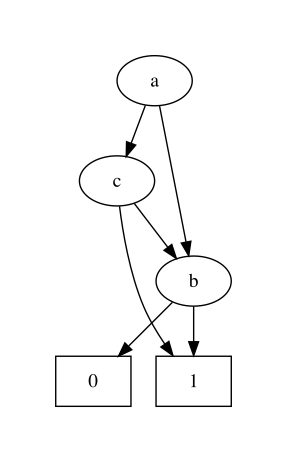

Here is the Python script that generated this plot:
import buildTree
from graphviz import Digraph, Source
import graphviz as gv
from OBDD import get_leaf_nodes
import numpy as np
import readPCN


def add_nodes(graph, nodes):
    for n in nodes:
        if isinstance(n, tuple):
            graph.node(n[0], **n[1])
        else:
            graph.node(n)
    return graph


def add_edges(graph, edges):
    for e in edges:
        # print(e)
        if isinstance(e[0], tuple):
            graph.edge(*e[0], **e[1])
        else:
            graph.edge(*e)
    return graph


def robdd():
    graph = Digraph(format="pdf")

    # Handling Tautology and All Zeros
    check_array = get_leaf_nodes()
    matrixdata, number, numberlist = readPCN.readData()
    # print(check_array)
    nody = list()
    # for variable in numberlist:
    #     nody.append(chr(int(variable)+97))
    edgy = list()
    # for i in range(number-1):
    #     edgy.append((chr(int(numberlist[i])+97), chr(int(numberlist[i+1])+97)))
    if np.array_equal(check_array, np.ones(len(check_array))):
        nodes_1 = ("1", {"label": "1", "shape": "box"})
        nody.append(nodes_1)
        # edgy.append((chr(int(numberlist[number-1])+97), "1"))
        # print(nody, edgy)
        add_edges(add_nodes(graph, nody), edgy).render("ROBDD")
    elif np.array_equal(check_array, np.zeros(len(check_array))):
        nodes_0 = ("0", {"label": "0", "shape": "box"})
        nody.append(nodes_0)
        # edgy.append((chr(int(numberlist[number-1]) + 97), "0"))
        # print(nody, edgy)
        add_edges(add_nodes(graph, nody), edgy).render("ROBDD")

    # If Not Tautology or All Zeros
    # Creating A List Of All Parent, Left Child, Right Child Combinations
    else:
        node_list = buildTree.build()
        id_dict = list()
        id_dict.append(("0", "-", "-"))
        id_dict.append(("1", "-", "-"))

        for i in range(int(len(node_list)/2)-1, -1, -1):
            left = node_list[2*i + 1]
            right = node_list[2*i + 2]
            temp = (node_list[i], left, right)
            if left == right:
                node_list[i] = str(left)
            elif temp not in id_dict:
                id_dict.append(temp)
                node_list[i] = str(len(id_dict)-1)
            else:
                node_list[i] = str(id_dict.index(temp))

        # print(id_dict)
        nodes = list()
        for i in range(len(id_dict)):
            label = dict()
            label['label'] = id_dict[i][0]
            tup = (str(i), label)
            nodes.append(tup)
        nodes = list(reversed(nodes))
        nodes[len(nodes)-2][1]["shape"] = "box"  # Adding Shapes to Leaf Nodes
        nodes[len(nodes)-1][1]["shape"] = "box"  # Adding Shapes to Leaf Nodes
        # print(nodes)

        # Building edge tuples
        edges = list()
        # print(len(id_dict))
        for i in range(2, len(id_dict)):
            label = dict()
            label['label'] = '1'
            tup1 = (str(i), id_dict[i][2])
            tup = (tup1, label)
            # edges.append(tup)  # Edges With Labels
            edges.append(tup1)
            label = dict()
            label['label'] = '0'
            tup1 = (str(i), id_dict[i][1])
            tup = (tup1, label)
            # edges.append(tup)  # Edges With Labels
            edges.append(tup1)
        edges = list(reversed(edges))
        # print(edges)

        add_edges(add_nodes(graph, nodes), edges)

    # To Make Left -> 0 and Right -> 1

    statement = "\n	graph [ordering=\"out\"]\n"
    # print(statement)
    source = graph.source
    # print(source)
    dot = source[0:9]+statement+source[10:]
    # print(dot)

    # Rendering The Graph

    dot = Source(dot)
    dot.render('ROBDD', view=True)

# robdd()
